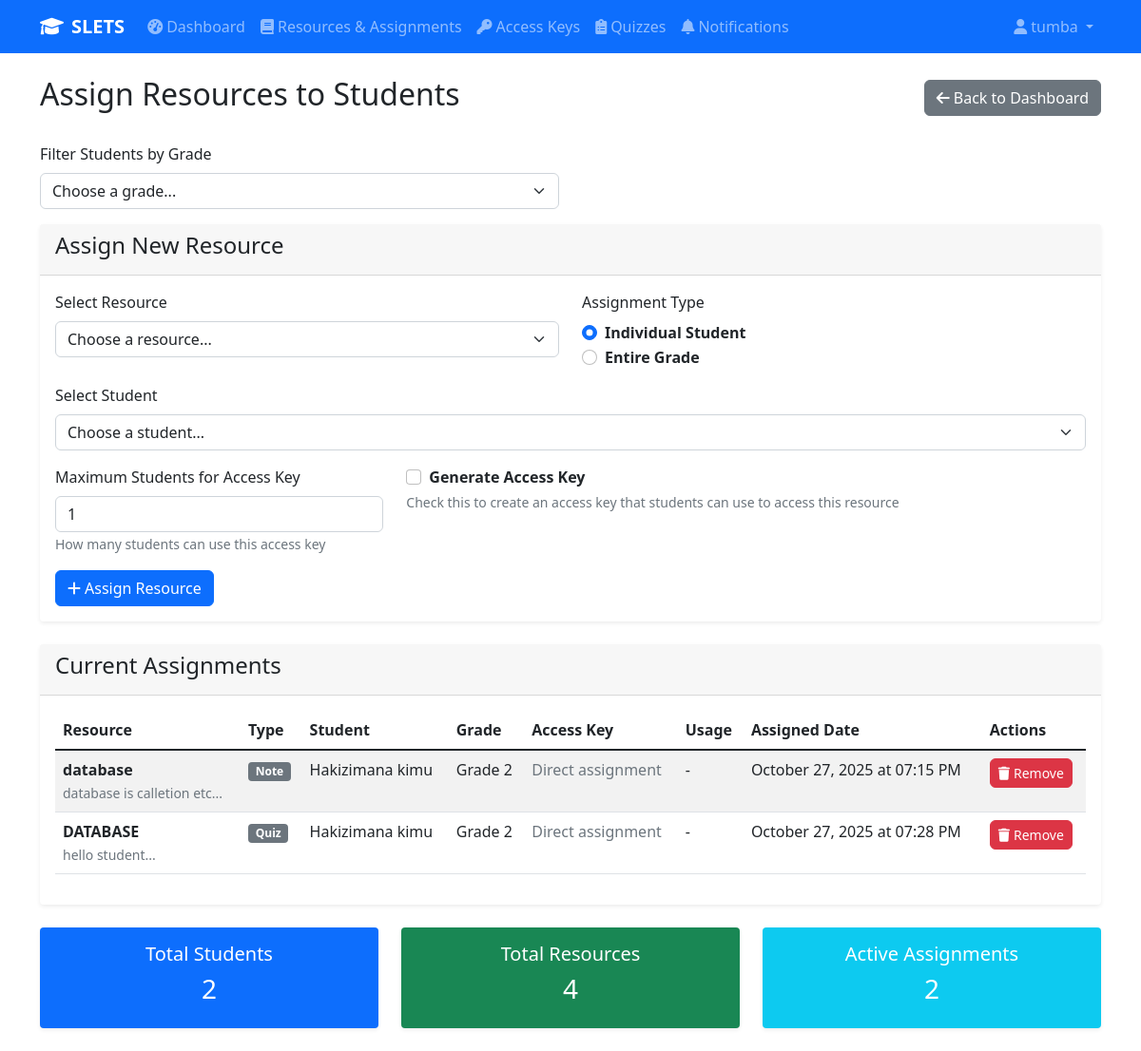
The page /teacher/assign_resources (signed in) on the database its author committed.
### app.py (models this page shows, shortened)
class User(UserMixin, db.Model):
    id = db.Column(db.Integer, primary_key=True)
    username = db.Column(db.String(80), unique=True, nullable=False)
    password_hash = db.Column(db.String(255), nullable=False)
    role = db.Column(db.String(20), nullable=False)  # 'admin', 'teacher' or 'student'
    email = db.Column(db.String(255), nullable=False)

class ResourceAssignment(db.Model):
    id = db.Column(db.Integer, primary_key=True)
    resource_id = db.Column(db.Integer, db.ForeignKey('resource.id'), nullable=False)
    student_id = db.Column(db.Integer, db.ForeignKey('student.id'), nullable=False)
    assigned_by = db.Column(db.Integer, db.ForeignKey('user.id'), nullable=False)  # Teacher who assigned
    assigned_at = db.Column(db.DateTime, default=datetime.now)
    access_key = db.Column(db.String(20), unique=True, nullable=True)  # Unique access key (can be null for direct assignment)
    max_students = db.Column(db.Integer, default=1)  # Maximum number of students who can access
    is_active = db.Column(db.Boolean, default=True)  # Whether the assignment is active
    __table_args__ = (db.UniqueConstraint('resource_id', 'student_id', name='unique_resource_student'),)

class Resource(db.Model):
    id = db.Column(db.Integer, primary_key=True)
    title = db.Column(db.String(200), nullable=False)
    description = db.Column(db.Text)
    resource_type = db.Column(db.String(20), nullable=False)  # 'note', 'video', 'link'
    file_path = db.Column(db.String(255))
    url = db.Column(db.String(500))
    created_by = db.Column(db.Integer, db.ForeignKey('user.id'), nullable=False)
    created_at = db.Column(db.DateTime, default=datetime.now)
    grade = db.Column(db.String(10), nullable=False)
    is_deleted = db.Column(db.Boolean, default=False)  # Soft delete flag
    deleted_at = db.Column(db.DateTime)  # When it was deleted
    deleted_by = db.Column(db.Integer, db.ForeignKey('user.id'))  # Who deleted it
    access_time_limit = db.Column(db.Integer, default=0, nullable=True)  # Time limit in minutes (0 = no limit)

class Student(db.Model):
    id = db.Column(db.Integer, primary_key=True)
    name = db.Column(db.String(100), nullable=False)
    student_id = db.Column(db.String(20), unique=True, nullable=False)
    grade = db.Column(db.String(10), nullable=False)
    user_id = db.Column(db.Integer, db.ForeignKey('user.id'))
    teacher_id = db.Column(db.Integer, db.ForeignKey('user.id'), nullable=True)  # Teacher who created this student (nullable for self-registered)
    created_at = db.Column(db.DateTime, default=datetime.now)

### app.py (the view)
@app.route('/teacher/assign_resources', methods=['GET', 'POST'])
@login_required
@teacher_required
def assign_resources():
    students = Student.query.filter_by(teacher_id=current_user.id).all()
    resources = Resource.query.filter_by(created_by=current_user.id).all()
    grades = db.session.query(Student.grade).filter_by(teacher_id=current_user.id).distinct().all()
    grades = [grade[0] for grade in grades]
    grades = sorted(list(set(grades)))  # Deduplicate and sort grades
    selected_grade = None
    filtered_students = students
    if request.method == 'POST':
        selected_grade = request.form.get('filter_grade')
        if selected_grade:
            filtered_students = [s for s in students if s.grade == selected_grade]
    assignments = db.session.query(ResourceAssignment, Resource, Student).join(
        Resource, ResourceAssignment.resource_id == Resource.id
    ).join(
        Student, ResourceAssignment.student_id == Student.id
    ).filter(
        Resource.created_by == current_user.id
    ).all()
    access_data = []
    for access in ResourceAccess.query.filter_by(created_by=current_user.id).all():
        access_data.append({
            'access': access,
            'resource': Resource.query.get(access.resource_id)
        })
    return render_template('assign_resources.html',
                         students=filtered_students,
                         resources=resources,
                         assignments=assignments,
                         access_data=access_data,
                         grades=grades,
                         selected_grade=selected_grade)

### templates/assign_resources.html (shortened to what this page needs)
{% extends "base.html" %}
{% block content %}
<div class="container">
    <div class="d-flex justify-content-between align-items-center mb-4">
        <h2>Assign Resources to Students</h2>
        <a href="{{ url_for('teacher_dashboard') }}" class="btn btn-secondary">
            <i class="fas fa-arrow-left me-1"></i>Back to Dashboard
        </a>
    </div>
    <form method="POST" action="{{ url_for('assign_resources') }}" class="mb-3">
        <div class="row">
            <div class="col-md-6">
                <label for="filter_grade" class="form-label">Filter Students by Grade</label>
                <select class="form-select" id="filter_grade" name="filter_grade" onchange="this.form.submit()">
                    <option value="">Choose a grade...</option>
                </select>
            </div>
        </div>
    </form>
    <div class="card mb-4">
        <div class="card-header">
            <h4>Assign New Resource</h4>
        </div>
        <div class="card-body">
            <form method="POST" action="{{ url_for('assign_resource') }}">
                <div class="row">
                    <div class="col-md-6">
                        <div class="mb-3">
                            <label for="resource_id" class="form-label">Select Resource</label>
                            <select class="form-select" id="resource_id" name="resource_id" required>
                                <option value="">Choose a resource...</option>
                            </select>
                        </div>
                    </div>
                    <div class="col-md-6">
                        <div class="mb-3">
                            <label class="form-label">Assignment Type</label>
                            <div class="form-check">
                                <input class="form-check-input" type="radio" name="assignment_type" id="individual" value="individual" checked onchange="toggleAssignmentType()">
                                <label class="form-check-label" for="individual">
                                    <strong>Individual Student</strong>
                                </label>
                            </div>
                            <div class="form-check">
                                <input class="form-check-input" type="radio" name="assignment_type" id="grade" value="grade" onchange="toggleAssignmentType()">
                                <label class="form-check-label" for="grade">
                                    <strong>Entire Grade</strong>
                                </label>
                            </div>
                        </div>
                    </div>
                </div>
                <div id="individualAssignment" class="row">
                    <div class="col-md-12">
                        <div class="mb-3">
                            <label for="student_id" class="form-label">Select Student</label>
                            <select class="form-select" id="student_id" name="student_id">
                                <option value="">Choose a student...</option>
                            </select>
                        </div>
                    </div>
                </div>
                <div class="row">
                    <div class="col-md-4">
                        <div class="mb-3">
                            <label for="max_students" class="form-label">Maximum Students for Access Key</label>
                            <input type="number" class="form-control" id="max_students" name="max_students"
                                   value="1" min="1" max="100">
                            <small class="text-muted">How many students can use this access key</small>
                        </div>
                    </div>
                    <div class="col-md-8">
                        <div class="mb-3">
                            <div class="form-check">
                                <input class="form-check-input" type="checkbox" id="generate_key" name="generate_key">
                                <label class="form-check-label" for="generate_key">
                                    <strong>Generate Access Key</strong>
                                </label>
                            </div>
                            <small class="text-muted">Check this to create an access key that students can use to access this resource</small>
                        </div>
                    </div>
                </div>
                <button type="submit" class="btn btn-primary">
                    <i class="fas fa-plus me-1"></i>Assign Resource
                </button>
            </form>
        </div>
    </div>
    <div class="card">
        <div class="card-header">
            <h4>Current Assignments</h4>
        </div>
        <div class="card-body">
            {% if assignments %}
            <div class="table-responsive">
                <table class="table table-striped">
                    <thead>
                        <tr>
                            <th>Resource</th>
                            <th>Type</th>
                            <th>Student</th>
                            <th>Grade</th>
                            <th>Access Key</th>
                            <th>Usage</th>
                            <th>Assigned Date</th>
                            <th>Actions</th>
                        </tr>
                    </thead>
                    <tbody>
                        {% for assignment, resource, student in assignments %}
                        <tr>
                            <td>
                                <strong>{{ resource.title }}</strong>
                                <br>
                                <small class="text-muted">{{ resource.description[:50] }}...</small>
                            </td>
                            <td>
                                <span class="badge bg-secondary">{{ resource.resource_type.title() }}</span>
                            </td>
                            <td>{{ student.name }}</td>
                            <td>Grade {{ student.grade }}</td>
                            <td>
                                {% if assignment.access_key %}
                                    <code class="bg-light px-2 py-1 rounded">{{ assignment.access_key }}</code>
                                    <br>
                                    <small class="text-muted">Max: {{ assignment.max_students }}</small>
                                {% else %}
                                    <span class="text-muted">Direct assignment</span>
                                {% endif %}
                            </td>
                            <td>
                                {% if assignment.access_key %}
                                    {% set access = access_data|selectattr('access.access_key', 'equalto', assignment.access_key)|first %}
                                    {% if access %}
                                        {{ access.access.current_usage }}/{{ access.access.max_students }}
                                    {% else %}
                                        0/{{ assignment.max_students }}
                                    {% endif %}
                                {% else %}
                                    -
                                {% endif %}
                            </td>
                            <td>{{ assignment.assigned_at.strftime('%B %d, %Y at %I:%M %p') }}</td>
                            <td>
                                <form method="POST" action="{{ url_for('remove_assignment', assignment_id=assignment.id) }}" class="d-inline">
                                    <button type="submit" class="btn btn-danger btn-sm"
                                            onclick="return confirm('Are you sure you want to remove this assignment?')">
                                        <i class="fas fa-trash me-1"></i>Remove
                                    </button>
                                </form>
                            </td>
                        </tr>
                        {% endfor %}
                    </tbody>
                </table>
            </div>
            {% else %}
            <div class="alert alert-info">
                <h5>No assignments yet.</h5>
                <p class="mb-0">Use the form above to assign resources to your students.</p>
            </div>
            {% endif %}
        </div>
    </div>
    <div class="row mt-4">
        <div class="col-md-4">
            <div class="card bg-primary text-white">
                <div class="card-body text-center">
                    <h5>Total Students</h5>
                    <h3>{{ students|length }}</h3>
                </div>
            </div>
        </div>
        <div class="col-md-4">
            <div class="card bg-success text-white">
                <div class="card-body text-center">
                    <h5>Total Resources</h5>
                    <h3>{{ resources|length }}</h3>
                </div>
            </div>
        </div>
        <div class="col-md-4">
            <div class="card bg-info text-white">
                <div class="card-body text-center">
                    <h5>Active Assignments</h5>
                    <h3>{{ assignments|length }}</h3>
                </div>
            </div>
        </div>
    </div>
</div>
{% endblock %}

### templates/base.html (shortened to what this page needs)
<!DOCTYPE html>
<html lang="en">
<head>
    <link href="https://cdn.jsdelivr.net/npm/bootstrap@5.1.3/dist/css/bootstrap.min.css" rel="stylesheet">
    <link rel="stylesheet" href="https://cdnjs.cloudflare.com/ajax/libs/font-awesome/6.0.0/css/all.min.css">
</head>
<body>
    {% if current_user.is_authenticated %}
    <nav class="navbar navbar-expand-lg navbar-dark bg-primary">
        <div class="container">
            <a class="navbar-brand" href="{{ url_for('index') }}">
                <i class="fas fa-graduation-cap me-2"></i>SLETS
            </a>
            <div class="collapse navbar-collapse" id="navbarNav">
                <ul class="navbar-nav me-auto">
                    {% if current_user.role == 'admin' %}
                        <li class="nav-item">
                            <a class="nav-link" href="{{ url_for('admin_dashboard') }}">
                                <i class="fas fa-user-shield me-1"></i>Admin
                            </a>
                        </li>
                    {% elif current_user.role == 'teacher' %}
                        <li class="nav-item">
                            <a class="nav-link" href="{{ url_for('teacher_dashboard') }}">
                                <i class="fas fa-tachometer-alt me-1"></i>Dashboard
                            </a>
                        </li>
                        <li class="nav-item">
                            <a class="nav-link" href="{{ url_for('teacher_resources') }}">
                                <i class="fas fa-book me-1"></i>Resources & Assignments
                            </a>
                        </li>
                        <li class="nav-item">
                            <a class="nav-link" href="{{ url_for('manage_access_keys') }}">
                                <i class="fas fa-key me-1"></i>Access Keys
                            </a>
                        </li>
                        <li class="nav-item">
                            <a class="nav-link" href="{{ url_for('teacher_quizzes') }}">
                                <i class="fas fa-clipboard-list me-1"></i>Quizzes
                            </a>
                        </li>
                        <li class="nav-item">
                            <a class="nav-link position-relative" href="#" data-bs-toggle="modal" data-bs-target="#notificationModal">
                                <i class="fas fa-bell me-1"></i>Notifications
                            </a>
                        </li>
                    {% endif %}
                </ul>
                <ul class="navbar-nav">
                    <li class="nav-item dropdown">
                        <a class="nav-link dropdown-toggle" href="#" id="navbarDropdown" role="button" data-bs-toggle="dropdown">
                            <i class="fas fa-user me-1"></i>{{ current_user.username }}
                        </a>
                    </li>
                </ul>
            </div>
        </div>
    </nav>
    {% endif %}
    <main class="py-4">
        {% block content %}{% endblock %}
    </main>
</body>
</html>

### rows shown on the page
User: username "tumba"
ResourceAssignment: title "database", description "database is calletion etc", resource_type "Note", name "Hakizimana kimu", grade "2", shows "Direct assignment", assigned_at "October 27, 2025 at 07:15 PM"
ResourceAssignment: title "DATABASE", description "hello student", resource_type "Quiz", name "Hakizimana kimu", grade "2", shows "Direct assignment", assigned_at "October 27, 2025 at 07:28 PM"

### other values the page prints
{{ students|length }} "2"
{{ resources|length }} "4"
{{ assignments|length }} "2"
